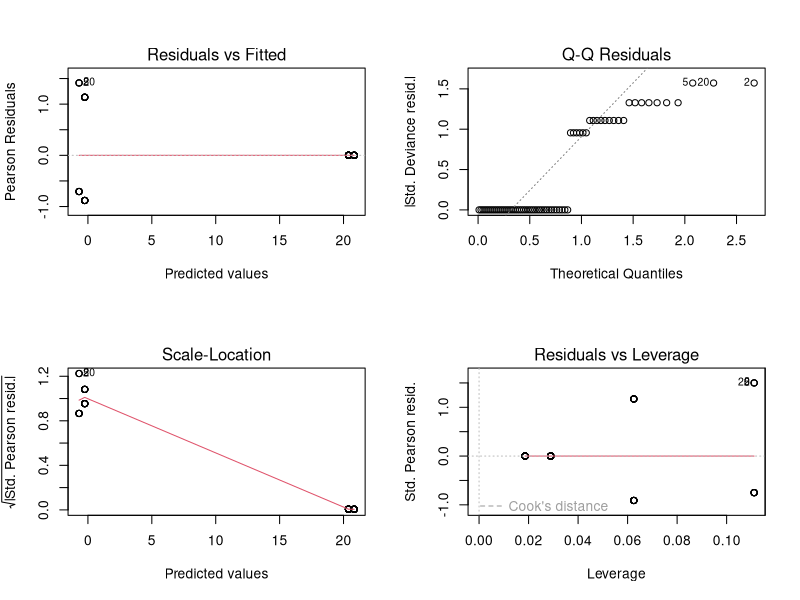
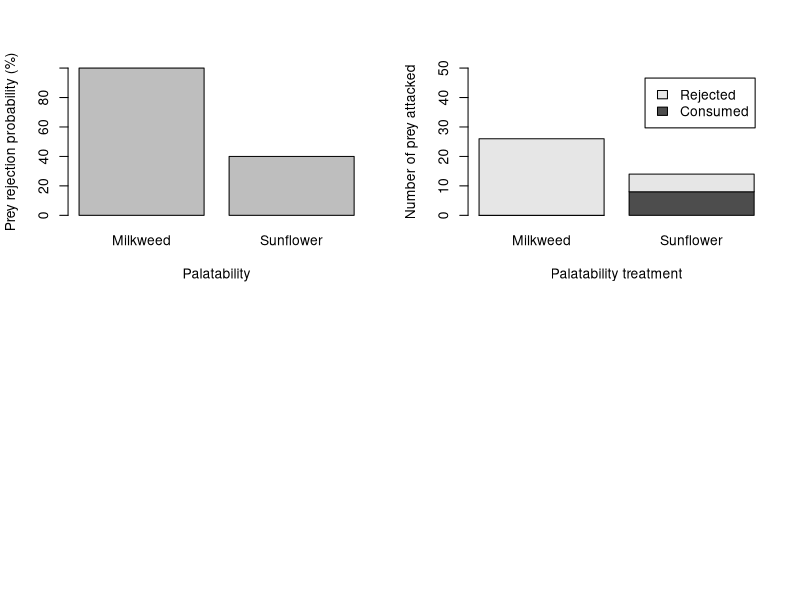

The R source for these figures, in order: (Note: this script raises an error after producing the figures.)
#~~~~~~~~~~~~~~~~~~~~~~~~~~~~~~~~~~~~~~~~~~~~~~~~~~~~~~~~~~~~~~~~~~~~~~~~~~~~~~~~~~~~~~~~~~~~~~~~~~~~~~~~~~~~~~~~~~~~~~~~~~~~~~~~~~~~~~~
#	 Malika IHLE      malika_ihle@hotmail.fr
#  data analysis
#	 Start : 18 march 2019
#	 last modif : 20190318
#	 commit: first
#~~~~~~~~~~~~~~~~~~~~~~~~~~~~~~~~~~~~~~~~~~~~~~~~~~~~~~~~~~~~~~~~~~~~~~~~~~~~~~~~~~~~~~~~~~~~~~~~~~~~~~~~~~~~~~~~~~~~~~~~~~~~~~~~~~~~~~~


rm(list = ls(all = TRUE))

# packages
library(lme4)
library(arm)
library(ggplot2)
library(here)


# load data
AllAttacks <- read.csv(file="3_ExtractedData/AllAttacks/AllAttacks_Bug.csv", header=TRUE, sep=",")
FirstAttacks <- read.csv(file = "3_ExtractedData/FirstAttacks/FirstAttacks_Bug.csv", header=TRUE, sep=",")

AllAttacks$rowID <- 1:nrow(AllAttacks)

head(AllAttacks)    
head(FirstAttacks)




# model drop rate 
# question 2 (confirmatory): are MW Bug more likely to be dropped?
# --> yes, *******
# question 3 (exploratory): are Bug from a certain color more likely to be dropped?
# --> no
# question 4 (exploratory): are MW Bugs always dropped
# yes


mod2 <- glm (DropYN ~ AttackedColor + AttackedPalatabilityTreatment  #+ (1|FID)
             ,family = 'binomial', data = AllAttacks)
summary(mod2) ## <<<<<< super weird P value for ultra significant effect >>>>>>>>>>>>>> use LRT drop1 function
drop1(mod2, test="Chisq")
par(mfrow=c(2,2))
plot(mod2)  ## I believe test not valid as residual variance super heteroscedastic

#sunflowerplot(AllAttacks$DropYN,AllAttacks$AttackedBugPalatability)
contingency_tbl <- table(AllAttacks$Fate,AllAttacks$AttackedPalatabilityTreatment) # dropping rate of milkweed Bug = 100%, SF bugs = 40%
chisq.test(table(AllAttacks$Fate,AllAttacks$AttackedPalatability))
chisq.test(table(AllAttacks$Fate,AllAttacks$AttackedColor))
  ## not pseureplicated
fisher.test(table(FirstAttacks$Fate,FirstAttacks$AttackedPalatabilityTreatment))
fisher.test(table(FirstAttacks$Fate,FirstAttacks$AttackedColor))
contingency_tbl <- table(FirstAttacks$Fate,FirstAttacks$AttackedPalatabilityTreatment)

## not pseureplicated - one tailed test as preregistered
fisher.test(table(FirstAttacks$Fate,FirstAttacks$AttackedPalatabilityTreatment), alternative ="less")
fisher.test(table(FirstAttacks$Fate,FirstAttacks$AttackedColor))

## not pseureplicated - one tailed test as preregistered - with rejected as the reference (to fit like termites ref)
fisher.test(table(FirstAttacks$Outcome,FirstAttacks$AttackedPalatabilityTreatment), alternative ="greater")
fisher.test(table(FirstAttacks$Outcome,FirstAttacks$AttackedColor))




# model delay
# question 1 (exploratory): delay to first attack longer if attack the MW Bug?
# no, effect according to expectation = palatable Bug attacked first were attacked after a shorter delay than MW Bugs attacked first

mod3 <- lm(DelayToAttack ~ AttackedPalatabilityTreatment, data = FirstAttacks)
summary(mod3)
drop1(mod3, test="F")



# Several Options for figure drop rate

par(mfrow=c(2,2))
barplot(c(100,40),
        ylim = c(0,100),
        xlab="Palatability",
        ylab= "Prey rejection probability (%)",
        names.arg = c("Milkweed", "Sunflower")
)

barplot(contingency_tbl,
        ylim = c(0,50),
        xlab="Palatability treatment",
        ylab= "Number of prey attacked",
        names.arg = c("Milkweed", "Sunflower"),
        legend = rownames(contingency_tbl)
)

contingency_tbl
tbl_ggplot <- data.frame(Palatability = c('Milkweed', 'Milkweed', 'Sunflower', 'Sunflower'),
                         Outcome = c('Rejected', 'Consumed', 'Rejected', 'Consumed'),
                         #Count = c(41,0,10,15) # pseudoreplicated
                         Count = c(26,0,6,8))


BugAttack_dr <- ggplot(tbl_ggplot, aes(x=Palatability, y=Count, fill=Outcome)) + 
  geom_bar(stat="identity")+
  labs(y = "Number of prey rejected or consumed after attack", x = 'Palatability treatment')+      
  scale_x_discrete(labels=c("Milkweed", "Sunflower"))  +
  theme_classic() +
  scale_fill_manual("legend", values = c("Consumed" = "grey", "Rejected" = "black"))  +
  theme(panel.border = element_rect(colour = "black", fill=NA),
        legend.title=element_blank(),
        legend.position = c(0.75,0.75))#+
#guides(fill = guide_legend(label.hjust = 6)) # only working for one of the two keys...




setEPS() 
pdf(paste(here(), "5_Figures/DropRate/FigBugDR.pdf",sep="/"), height=5, width=3.3)
BugAttack_dr
dev.off()
